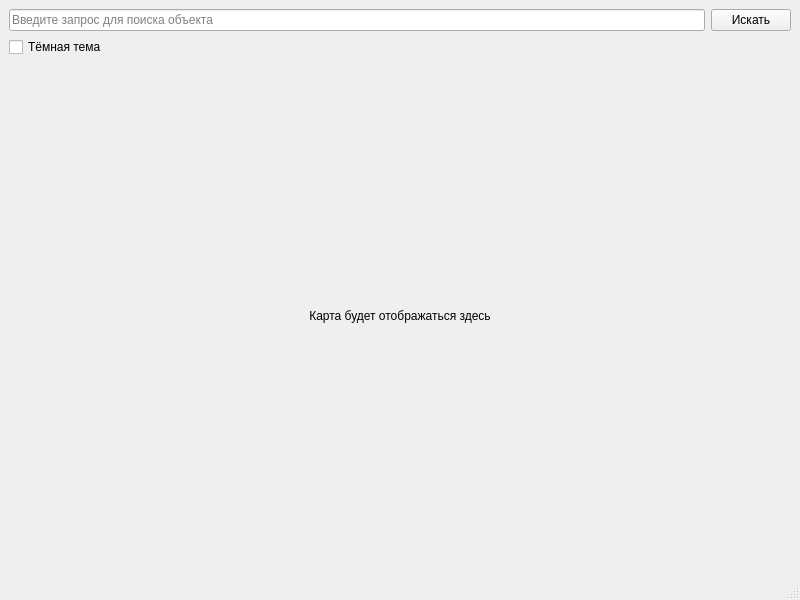
<?xml version="1.0" encoding="UTF-8"?>
<ui version="4.0">
 <class>MainWindow</class>
 <widget class="QMainWindow" name="MainWindow">
  <property name="geometry">
   <rect>
    <x>100</x>
    <y>100</y>
    <width>800</width>
    <height>600</height>
   </rect>
  </property>
  <property name="windowTitle">
   <string>Map Viewer</string>
  </property>
  <widget class="QWidget" name="centralwidget">
   <layout class="QVBoxLayout" name="verticalLayout">
    <item>
     <layout class="QHBoxLayout" name="searchLayout">
      <item>
       <widget class="QLineEdit" name="search_line">
        <property name="placeholderText">
         <string>Введите запрос для поиска объекта</string>
        </property>
       </widget>
      </item>
      <item>
       <widget class="QPushButton" name="search_button">
        <property name="text">
         <string>Искать</string>
        </property>
       </widget>
      </item>
     </layout>
    </item>
    <item>
     <widget class="QCheckBox" name="theme_checkbox">
      <property name="text">
       <string>Тёмная тема</string>
      </property>
     </widget>
    </item>
    <item>
     <widget class="QLabel" name="g_map">
      <property name="text">
       <string>Карта будет отображаться здесь</string>
      </property>
      <property name="alignment">
       <set>Qt::AlignCenter</set>
      </property>
     </widget>
    </item>
   </layout>
  </widget>
  <widget class="QMenuBar" name="menubar">
   <property name="geometry">
    <rect>
     <x>0</x>
     <y>0</y>
     <width>800</width>
     <height>21</height>
    </rect>
   </property>
  </widget>
  <widget class="QStatusBar" name="statusbar"/>
 </widget>
 <resources/>
 <connections/>
</ui>
